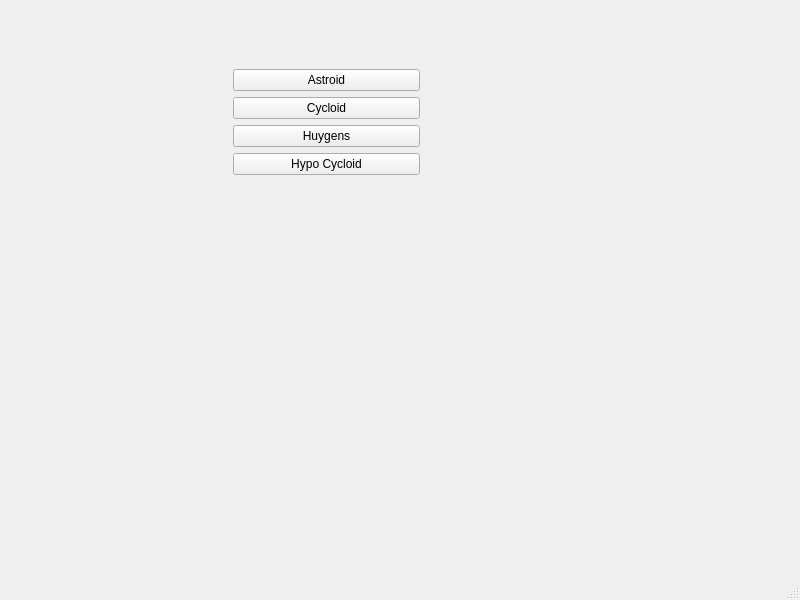
<?xml version="1.0" encoding="UTF-8"?>
<ui version="4.0">
 <class>MainWindow</class>
 <widget class="QMainWindow" name="MainWindow">
  <property name="geometry">
   <rect>
    <x>0</x>
    <y>0</y>
    <width>800</width>
    <height>600</height>
   </rect>
  </property>
  <property name="windowTitle">
   <string>MainWindow</string>
  </property>
  <widget class="QWidget" name="centralwidget">
   <widget class="QWidget" name="">
    <property name="geometry">
     <rect>
      <x>39</x>
      <y>69</y>
      <width>381</width>
      <height>184</height>
     </rect>
    </property>
    <layout class="QHBoxLayout" name="horizontalLayout">
     <item>
      <widget class="RenderArea" name="renderArea" native="true"/>
     </item>
     <item>
      <layout class="QVBoxLayout" name="verticalLayout">
       <item>
        <widget class="QPushButton" name="btnAstroid">
         <property name="text">
          <string>Astroid</string>
         </property>
        </widget>
       </item>
       <item>
        <widget class="QPushButton" name="btnCycloid">
         <property name="text">
          <string>Cycloid</string>
         </property>
        </widget>
       </item>
       <item>
        <widget class="QPushButton" name="btnHuygens">
         <property name="text">
          <string>Huygens</string>
         </property>
        </widget>
       </item>
       <item>
        <widget class="QPushButton" name="btnHypo">
         <property name="text">
          <string>Hypo Cycloid</string>
         </property>
        </widget>
       </item>
       <item>
        <spacer name="verticalSpacer">
         <property name="orientation">
          <enum>Qt::Vertical</enum>
         </property>
         <property name="sizeHint" stdset="0">
          <size>
           <width>20</width>
           <height>40</height>
          </size>
         </property>
        </spacer>
       </item>
      </layout>
     </item>
    </layout>
   </widget>
  </widget>
  <widget class="QStatusBar" name="statusbar"/>
 </widget>
 <customwidgets>
  <customwidget>
   <class>RenderArea</class>
   <extends>QWidget</extends>
   <header>renderarea.h</header>
   <container>1</container>
  </customwidget>
 </customwidgets>
 <resources/>
 <connections/>
</ui>
